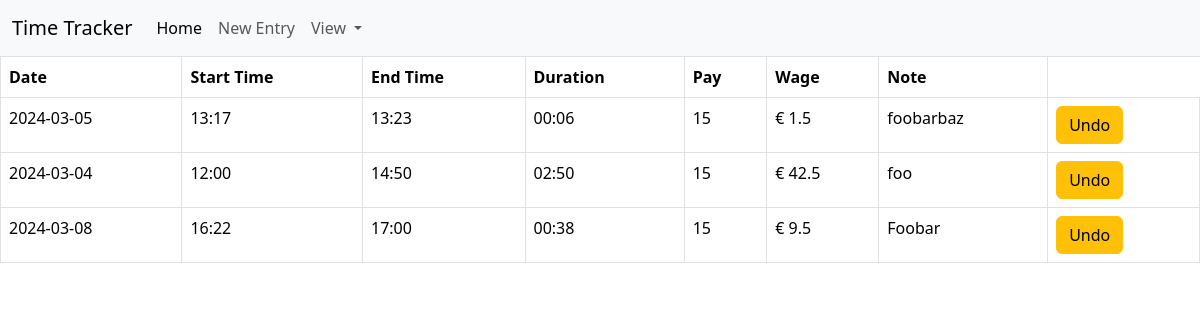
The app's page /paid_view, older data.
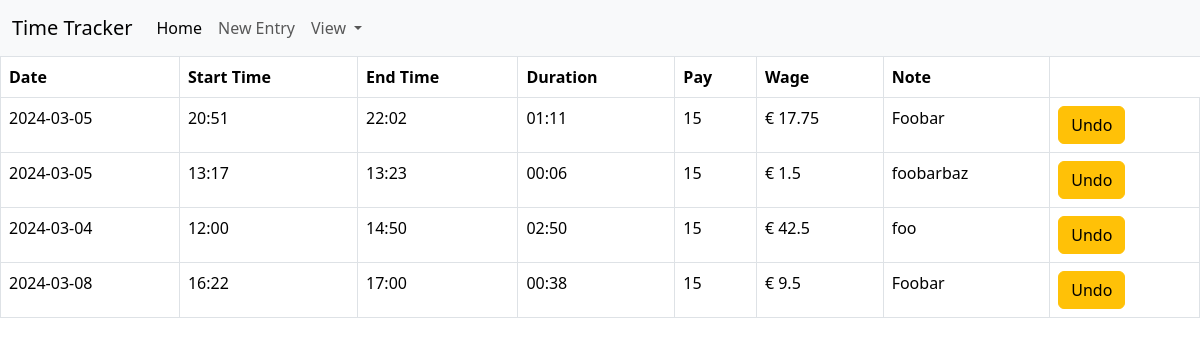
The same page, newer data.
### tables this page shows
CREATE TABLE paid (
            id INTEGER PRIMARY KEY NOT NULL,
            creation_date TEXT NOT NULL,
            start_time TEXT NOT NULL,
            end_time TEXT NOT NULL,
            duration INTEGER NOT NULL,
            note TEXT NOT NULL,
            wage INTEGER NOT NULL,
            pay INTEGER NOT NULL
        );

### website/views.py (the view)
@views.route("/paid_view", methods=["GET", "POST"])
def paid_view():
    if request.method == "GET":
        data_row = db.execute("SELECT * FROM paid").fetchall()
        data = []
        for row in data_row:
            data.append(
                    {"id": row["id"],
                    "creation_date": row["creation_date"],
                    "start_time": row["start_time"],
                    "end_time": row["end_time"],
                    "duration": row["duration"],
                    "note": row["note"],
                    "wage": row["wage"],
                    "pay": row["pay"]}
            )
        return render_template("paid_view.html", data=data)

### website/templates/paid_view.html
{% extends "base.html" %}
{% block content %}
<table class="table table-bordered">
    <th>Date</th>
    <th>Start Time</th>
    <th>End Time</th>
    <th>Duration</th>
    <th>Pay</th>
    <th>Wage</th>
    <th>Note</th>
    {% for row in data %}
    <tr>
        <td>{{row.creation_date}}</td>
        <td>{{row.start_time}}</td>
        <td>{{row.end_time}}</td>
        <td>{{row.duration}}</td>
        <td>{{row.wage}}</td>
        <td>{{row.pay}}</td>
        <td>{{row.note}}</td>
        <td>
            <a href="{{url_for('views.undo', id=row.id)}}">
                <button class="btn btn-warning">Undo</button>
            </a>
        </td>
    </tr>
    {% endfor %}
</table>
{% endblock %}

### website/templates/base.html (shortened to what this page needs)
<!DOCTYPE html>
<html lang="en">
<head>
    <link href="https://cdn.jsdelivr.net/npm/bootstrap@5.3.3/dist/css/bootstrap.min.css" rel="stylesheet">
</head>
<body>
    <nav class="navbar navbar-expand-lg bg-body-tertiary">
        <div class="container-fluid">
          <a class="navbar-brand" href="{{url_for('views.home')}}">Time Tracker</a>
          <div class="collapse navbar-collapse" id="navbarSupportedContent">
            <ul class="navbar-nav me-auto mb-2 mb-lg-0">
              <li class="nav-item">
                <a class="nav-link active" aria-current="page" href="{{url_for('views.home')}}">Home</a>
              </li>
              <li class="nav-item">
                <a class="nav-link" href="{{url_for('views.entry')}}">New Entry</a>
              </li>
              <li class="nav-item dropdown">
                <a class="nav-link dropdown-toggle" href="#" role="button" data-bs-toggle="dropdown" aria-expanded="false">
                  View
                </a>
              </li>
            </ul>
          </div>
        </div>
    </nav>
    {% block content %}
    {% endblock %}
</body>
</html>

Row changes from the older to the newer data that the page shows:
added paid: creation_date "2024-03-05", start_time "20:51", end_time "22:02", duration "01:11", wage "15", pay "€ 17.75", note "Foobar"
